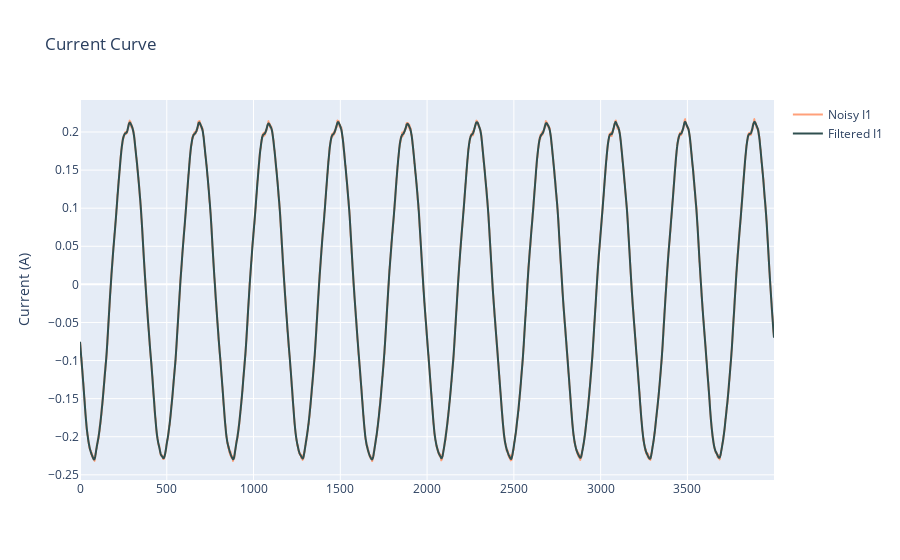

Notebook cell for this chart:
### Code cell
fig = go.Figure()

fig.add_trace(go.Scatter(
            y = I1,
            line =  dict(shape =  'spline', color = 'lightsalmon'),
            name = 'Noisy I1',
            ))

fig.add_trace(go.Scatter(
            y = I1_filt,
            line =  dict(shape =  'spline', color = 'darkslategrey'),
            name = 'Filtered I1',
            ))

fig.update_layout(
    title='Current Curve',
    # xaxis_title='',
    yaxis_title='Current (A)',
)

fig.show()

### Figure 1 — Plotly figure (JSON) as saved in the notebook; plotly's stock layout.template omitted (floating-point values rounded to 4 significant figures; data arrays with more than 128 entries replaced by an {"elided": "..."} marker saying what was removed)
{"data": [{"line": {"color": "lightsalmon", "shape": "spline"}, "name": "Noisy I1", "type": "scatter", "y": {"elided": "4000 float values"}}, {"line": {"color": "darkslategrey", "shape": "spline"}, "name": "Filtered I1", "type": "scatter", "y": {"elided": "4000 float values"}}], "layout": {"title": {"text": "Current Curve"}, "yaxis": {"title": {"text": "Current (A)"}}}}
